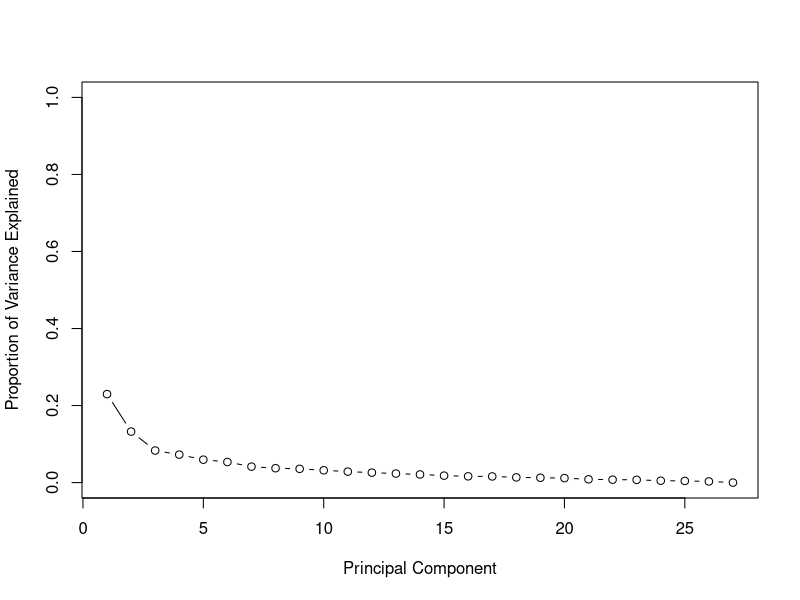

Here is the R script that generated this plot:
library(tidyverse)

# Setting up dataset

current_file <- read_csv("./lung_meta40.csv") 

num_file <- current_file |>
  select(image_id, starts_with("p_"), starts_with("k")) |>
  na.omit() 

## Change if using ovarian
image_name <- num_file$image_id

num_mat <- num_file |>
  select(-image_id) |>
  scale() |>
  as.matrix()

rownames(num_mat) <- image_name

# Performing PCA
  
pca <- prcomp(num_mat, scale = T)

pca$rotation

pca$x

# Computing ideal num of PC

pc_var = pca$sdev^2

pve = pc_var / sum(pc_var)
pve

plot(pve, xlab = "Principal Component", ylab = "Proportion of Variance Explained", 
     ylim = c(0, 1), type = "b")
